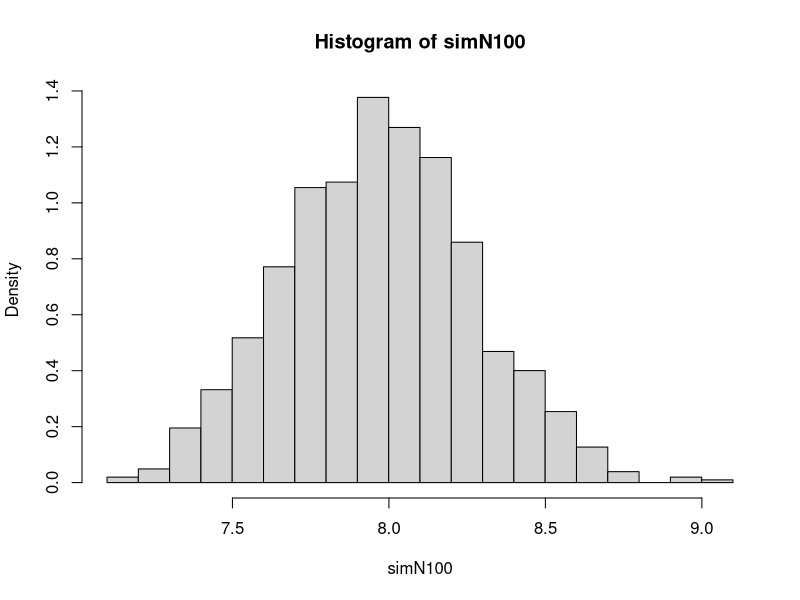

Write R code to recreate this figure.
## ---- chunk 1
knitr::opts_chunk$set(echo = FALSE, comment=' ', fig.width = 6, fig.height = 6, fig.align = "center")
## ---- chunk 2
gpdf <- function(x) {  # define p.d.f. g(.) #
	ifelse((x >= 0 & x < (pi/2)), 2/(3*pi),
	  ifelse((x >= (pi/2) & x < (3*pi/2)), 1/(3*pi),
	    ifelse((x >= (3*pi/2) & x <= (2*pi)), 2/(3*pi), 0
	    )
	  )
	)
}

Ginv <- function(y) {  # define c.d.f. inverse G^(-1)(.) #
	ifelse(y < 0, 0,
	  ifelse((y >= 0 & y < 1/3), 3*pi*y/2,
	    ifelse((y >= 1/3 & y < 2/3), 3*pi*y-pi/2,
	      ifelse((y >= 2/3 & y < 1), 3*pi*y/2 + pi/2, 2*pi
	      )
	    )
	  )
	)
}

cdfInv <- function(n) {  # CDF inversion sampling #
	U <- runif(n);
	Ginv(U);
}

clt <- function(sam, rep){
	obs <- NULL;
	for (i in 1:rep){
		y <- cdfInv(sam);
		psi <- exp(cos(y)) / gpdf(y);
		psibar <- mean(psi);
		obs <- c(obs, psibar);
	}
	obs;
}

simN100 = clt(100, 1024)
hist(simN100, breaks=seq(min(simN100), max(simN100)+0.1, 0.1), prob=T)
## ---- chunk 3
mean(simN100)
## ---- chunk 4
sd(simN100)
## ---- chunk 5
simN100 = clt(100, 10000)
length(simN100[abs(7.9549 - simN100) <= 0.01]) / length(simN100)
